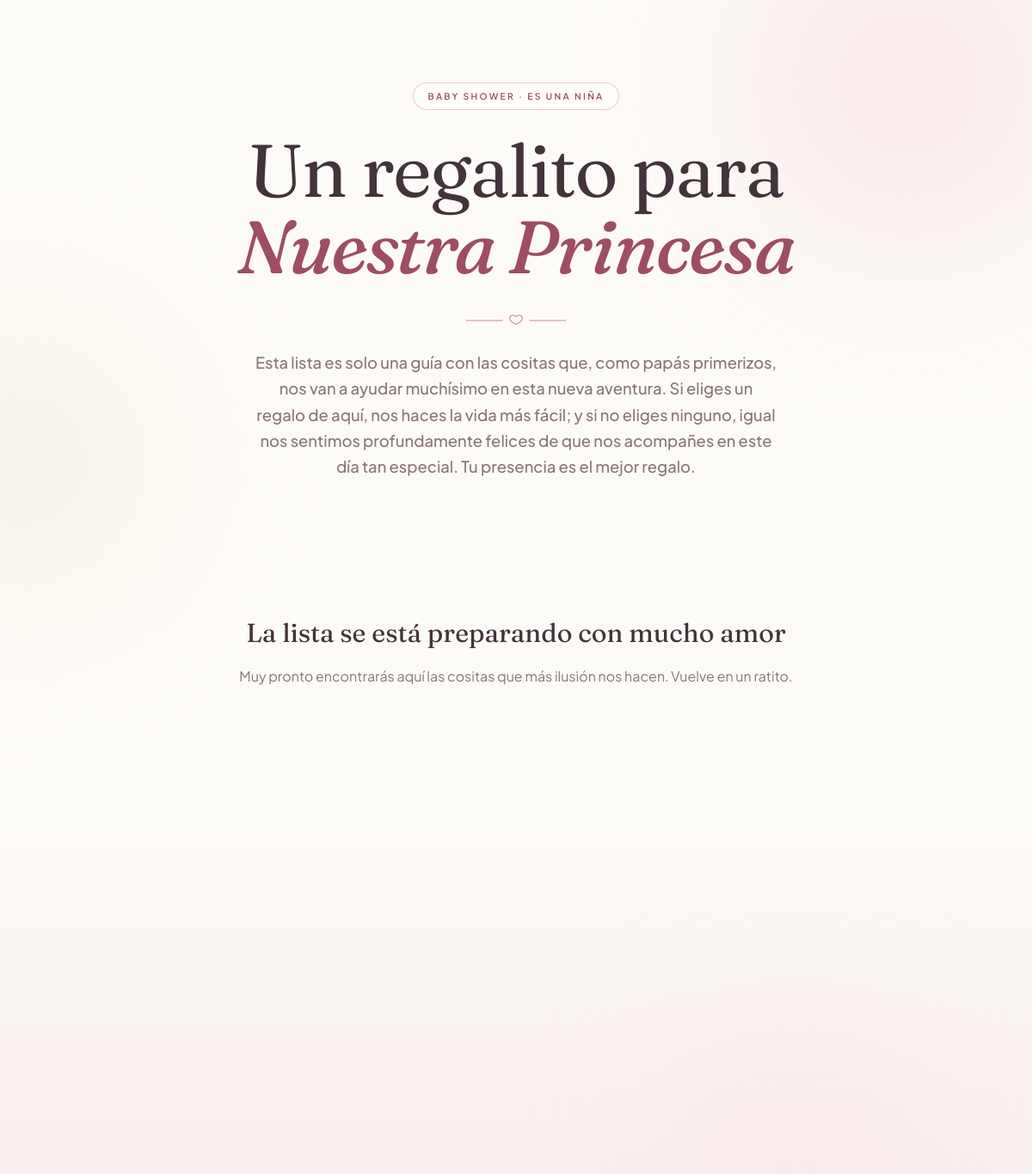
The page / on the database its author committed.
### tables this page shows
CREATE TABLE IF NOT EXISTS settings (
  id            TINYINT UNSIGNED NOT NULL PRIMARY KEY,
  nombre_bebe   VARCHAR(100) NOT NULL DEFAULT 'Nuestra Bebé',
  titulo        VARCHAR(200) NOT NULL DEFAULT 'Lista de Regalos',
  mensaje       TEXT NULL,
  fecha_evento  VARCHAR(120) NOT NULL DEFAULT '',
  lugar         VARCHAR(200) NOT NULL DEFAULT ''
);

### includes/db.php (called while the page is built, shortened)
<?php
function db(): PDO
{
    static $pdo = null;
    if ($pdo === null) {
        $dsn = 'mysql:host=' . DB_HOST . ';dbname=' . DB_NAME . ';charset=utf8mb4';
        $pdo = new PDO($dsn, DB_USER, DB_PASS, [
            PDO::ATTR_ERRMODE            => PDO::ERRMODE_EXCEPTION,
            PDO::ATTR_DEFAULT_FETCH_MODE => PDO::FETCH_ASSOC,
            PDO::ATTR_EMULATE_PREPARES   => false,
        ]);
    }
    return $pdo;
}

### includes/functions.php (called while the page is built, shortened)
<?php
require_once __DIR__ . '/db.php';
function e(?string $s): string
{
    return htmlspecialchars((string) $s, ENT_QUOTES, 'UTF-8');
}
function obtener_ajustes(): array
{
    $fila = db()->query('SELECT * FROM settings WHERE id = 1')->fetch();
    return $fila ?: [
        'nombre_bebe'  => 'Nuestra Bebé',
        'titulo'       => 'Lista de Regalos',
        'mensaje'      => '',
        'fecha_evento' => '',
        'lugar'        => '',
    ];
}
function regalos_publicos(): array
{
    $sql = 'SELECT g.id, g.nombre, g.descripcion, g.indicaciones, g.enlaces, g.imagen,
                   g.prioridad, g.precio_ref,
                   (c.id IS NOT NULL) AS elegido
            FROM gifts g
            LEFT JOIN claims c ON c.gift_id = g.id
            WHERE g.activo = 1
            ORDER BY g.orden ASC, g.creado_en ASC, g.id ASC';
    return db()->query($sql)->fetchAll();
}

### index.php (the view, shortened to what this page needs)
<?php
require_once __DIR__ . '/includes/functions.php';
$ajustes  = obtener_ajustes();
$regalos  = regalos_publicos();
$total    = count($regalos);
?>
<!DOCTYPE html>
<html lang="es">
<head>
<link rel="stylesheet" href="assets/css/styles.css">
</head>
<body>
<div class="bg-orbs" aria-hidden="true">
    <span class="orb orb-1"></span>
    <span class="orb orb-2"></span>
    <span class="orb orb-3"></span>
</div>
<header class="hero">
    <div class="hero-inner reveal">
        <span class="eyebrow">Baby Shower · Es una niña</span>
        <h1 class="hero-title">
            Un regalito para<br>
            <em><?= e($ajustes['nombre_bebe']) ?></em>
        </h1>
        <div class="hero-divider" aria-hidden="true">
        </div>
        <p class="hero-message"><?= nl2br(e($ajustes['mensaje'])) ?></p>
    </div>
</header>
<main class="lista" id="lista">
    <?php if ($total === 0): ?>
    <div class="vacio reveal">
        <h2 class="vacio-titulo">La lista se está preparando con mucho amor</h2>
        <p>Muy pronto encontrarás aquí las cositas que más ilusión nos hacen. Vuelve en un ratito.</p>
    </div>
    <?php endif; ?>
</main>
<footer class="pie">
</footer>
</body>
</html>

### assets/css/styles.css (style rules this page uses)
:root { --crema: #FDFBF7; --crema-2: #F8F1EA; --rosa-suave: #F6E3E7; --rosa: #E8B4C0; --rosa-fuerte: #C96F85; --rosa-hondo: #9E4D63; --tinta: #43333A; --tinta-suave: #8A757D; --oro: #C9A96A; --blanco: #FFFFFF; --linea: rgba(67, 51, 58, 0.08); --ease: cubic-bezier(0.32, 0.72, 0, 1); --sombra-suave: 0 24px 60px -28px rgba(158, 77, 99, 0.28), 0 6px 18px -8px rgba(67, 51, 58, 0.08); --radio: 2rem; }
* { margin: 0; padding: 0; box-sizing: border-box; }
html { scroll-behavior: smooth; }
body { font-family: 'Plus Jakarta Sans', system-ui, sans-serif; background: var(--crema); color: var(--tinta); line-height: 1.65; -webkit-font-smoothing: antialiased; overflow-x: hidden; }
em { font-style: italic; }
.bg-orbs { position: fixed; inset: 0; z-index: 0; pointer-events: none; overflow: hidden; }
.orb { position: absolute; border-radius: 50%; filter: blur(90px); opacity: 0.5; }
.orb-1 { width: 44vw; height: 44vw; top: -14vw; right: -10vw; background: radial-gradient(circle, #F3CBD5 0%, transparent 70%); }
.orb-2 { width: 36vw; height: 36vw; top: 40vh; left: -16vw; background: radial-gradient(circle, #F0E2CE 0%, transparent 70%); }
.orb-3 { width: 30vw; height: 30vw; bottom: -12vw; right: 8vw; background: radial-gradient(circle, #F6DCE3 0%, transparent 70%); }
header, main, footer { position: relative; z-index: 1; }
.reveal { opacity: 0; transform: translateY(2.2rem); filter: blur(6px); transition: opacity 0.9s var(--ease), transform 0.9s var(--ease), filter 0.9s var(--ease); }
.reveal.visible { opacity: 1; transform: translateY(0); filter: blur(0); }
.eyebrow { display: inline-block; padding: 0.4rem 1rem; border: 1px solid rgba(201, 111, 133, 0.35); border-radius: 999px; font-size: 0.65rem; font-weight: 600; letter-spacing: 0.22em; text-transform: uppercase; color: var(--rosa-hondo); background: rgba(255, 255, 255, 0.6); }
.hero { padding: clamp(5rem, 12vh, 9rem) 1.5rem clamp(4rem, 9vh, 7rem); text-align: center; }
.hero-inner { max-width: 46rem; margin: 0 auto; }
.hero-title { font-family: 'Fraunces', serif; font-weight: 380; font-size: clamp(2.9rem, 8vw, 5.4rem); line-height: 1.04; letter-spacing: -0.02em; margin-top: 1.6rem; color: var(--tinta); }
.hero-title em { font-weight: 480; color: var(--rosa-hondo); }
.hero-divider { color: var(--rosa-fuerte); margin: 2rem auto 1.6rem; display: flex; justify-content: center; opacity: 0.85; }
.hero-message { font-size: clamp(1rem, 1.6vw, 1.15rem); color: var(--tinta-suave); max-width: 38rem; margin: 0 auto; font-weight: 450; }
.lista { max-width: 74rem; margin: 0 auto; padding: 0 1.5rem clamp(5rem, 10vh, 8rem); }
.vacio { text-align: center; padding: 5rem 1.5rem; color: var(--tinta-suave); }
.vacio-titulo { font-family: 'Fraunces', serif; font-weight: 420; font-size: 1.9rem; color: var(--tinta); margin-bottom: 0.8rem; }
.pie { padding: clamp(4rem, 9vh, 7rem) 1.5rem clamp(3.5rem, 7vh, 5rem); text-align: center; background: linear-gradient(180deg, transparent 0%, rgba(246, 227, 231, 0.5) 100%); }

### rows shown on the page
settings: nombre_bebe "Nuestra Princesa", mensaje "Esta lista es solo una guía con las cositas que, como papás primerizos, nos van a ayudar muchísimo en esta nueva aventura. Si eliges un regalo de aquí, nos haces la vida más fácil; y si no eliges ninguno, igual nos sentimos profundamente felices de que nos acompañes en este día tan especial. Tu presencia es el mejor regalo."
